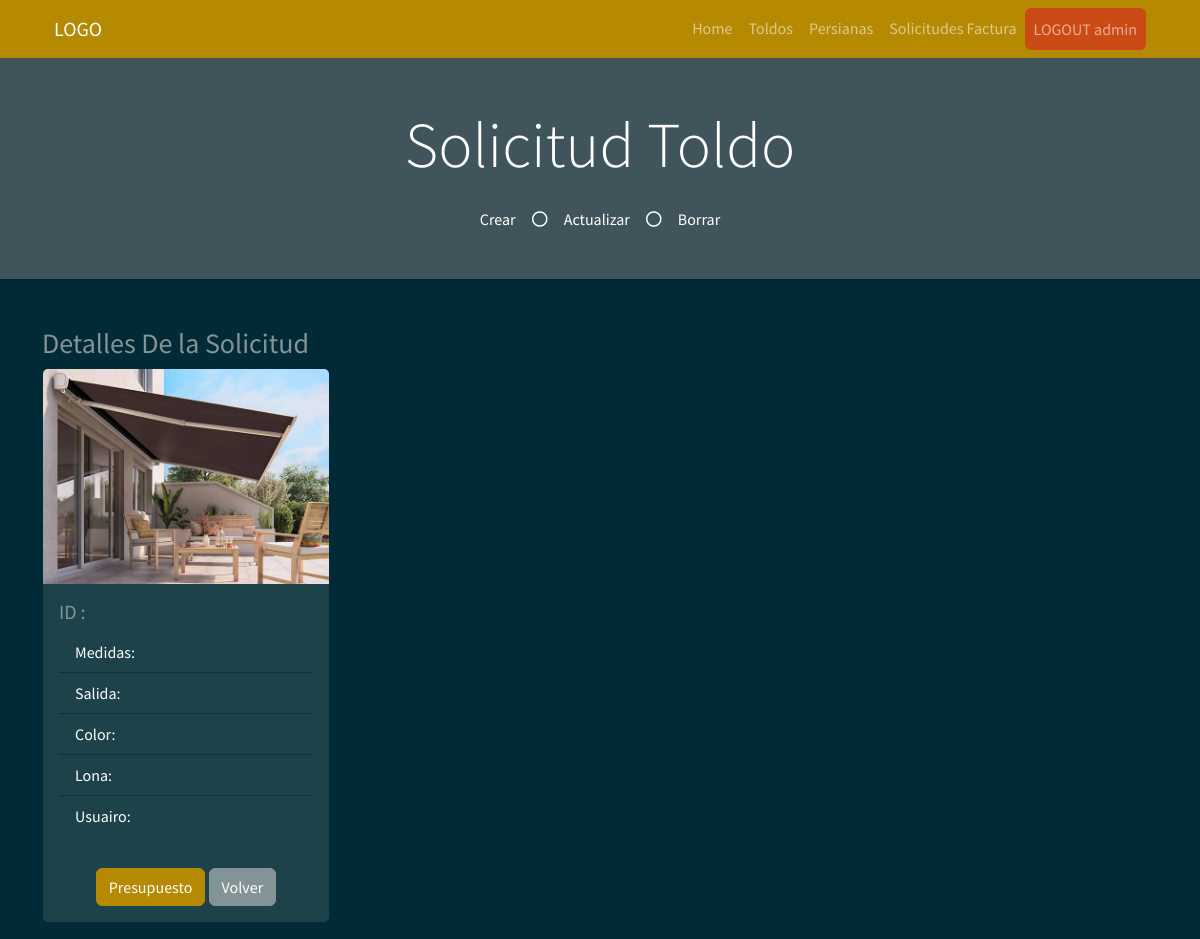
/create_factura/6 (signed in), run on an earlier commit of the app's database.
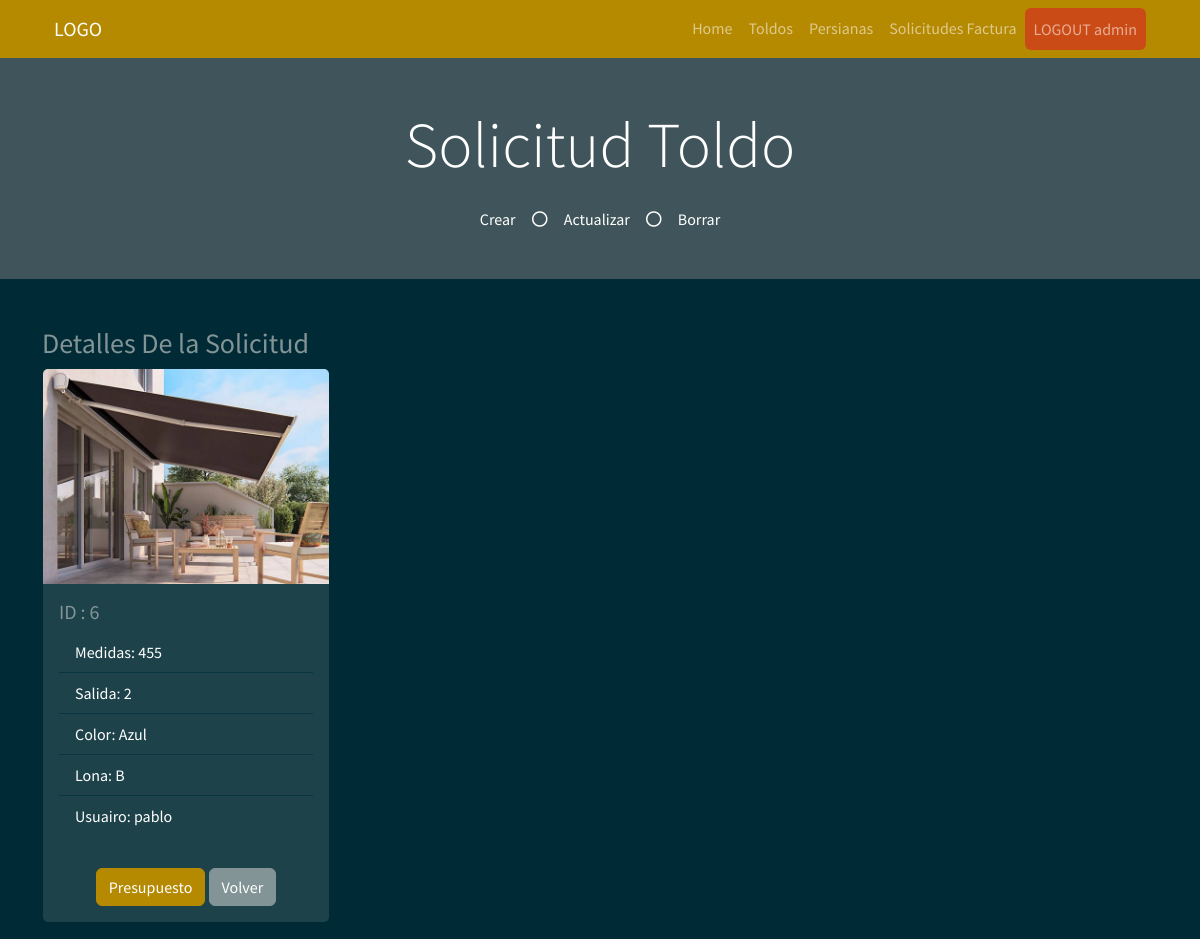
And on a later commit of the database.
### myapp/models.py (models this page shows)
    class PresupuestoToldo(db.Model):
        __tablename__ = "PresupuestoToldo"  # Nombre de la tabla que se crea
        PresupuestoToldo_id = db.Column("presupuestoToldo_id", db.Integer, Sequence(
            'presupuestoToldo_id_seq'),  primary_key=True)
        Ancho = db.Column(db.String(20))
        Salida = db.Column(db.Integer)
        Color = db.Column(db.String(30))
        TipoLona = db.Column(db.String(30))
        Usu = db.Column(db.String(30))

### myapp/views.py (the view, shortened to what this page needs)
    @app.route("/create_factura/<int:PresupuestoToldo_id>", methods=["GET", "POST"])
    def create_factura(PresupuestoToldo_id: int):
        if request.method == "GET":
            read_solicitud = db_access["read_solicitud"]
            factura = read_solicitud(PresupuestoToldo_id)
            usuario = session['usuario']
            usu = usuario
            return render_template("create_factura.html", factura=factura, usu=usu)

### myapp/templates/create_factura.html (shortened to what this page needs)
<!DOCTYPE html>
<html>
<head>
    <link href="https://cdn.jsdelivr.net/npm/bootstrap@5.1.3/dist/css/bootstrap.min.css" rel="stylesheet"
>
    <link rel="stylesheet" href="../static/style/bootstrap.min(8).css">
</head>
<body>
    {% include 'includes/navbar.html' %}
    <div class="jumbotron jumbotron-fluid bg-jumbotron" style=" background-color: rgba(128, 128, 128, 0.5);">
        <div class="container text-center py-5">
            <h3 class="text-white display-3 mb-4">Solicitud Toldo</h3>
            <div class="d-inline-flex align-items-center text-white">
                <p class="m-0">Crear</p>
                <i class="far fa-circle px-3"></i>
                <p class="m-0">Actualizar</p>
                <i class="far fa-circle px-3"></i>
                <p class="m-0">Borrar</p>
            </div>
        </div>
    </div>
    <div class="container">
        <div class="row mt-5 ">
            <div class="col-4">
                <p class="list-group">
                <h3>Detalles De la Solicitud</h3>
                <div class="card" style="width: 18rem;">
                    <img src="../static/style/img/toldo.jpg" class="card-img-top" alt="...">
                    <div class="card-body">
                        <h5 class="card-title">
                           ID :  {{factura.PresupuestoToldo_id}}
                        </h5>
                        <ul class="list-group list-group-flush">
                            <li class="list-group-item">
                               Medidas: {{factura.Ancho}}
                            </li>
                            <li class="list-group-item">
                                Salida: {{factura.Salida}}
                            </li>
                            <li class="list-group-item">
                                Color: {{factura.Color}}
                            </li>
                            <li class="list-group-item">
                                Lona: {{factura.TipoLona}}
                            </li>
                            <li class="list-group-item">
                                Usuairo: {{factura.Usu}}
                            </li>
                        </ul>
                    </div>
                    <div class="card-body mx-auto">
                        <form method="POST">
                            <button type="button" class="btn btn-primary" data-bs-target="#form"
                                data-bs-toggle="collapse">Presupuesto</button>
                            <a class="btn btn-secondary" href="/inicio">Volver</a>
                        </form>
                    </div>
                </div>
                </p>
            </div>
        </div>
    </div>
</body>
</html>

What changed in the data, as far as the page shows it:
added PresupuestoToldo: PresupuestoToldo_id "6", Ancho "455", Salida "2", Color "Azul", TipoLona "B", Usu "pablo"
